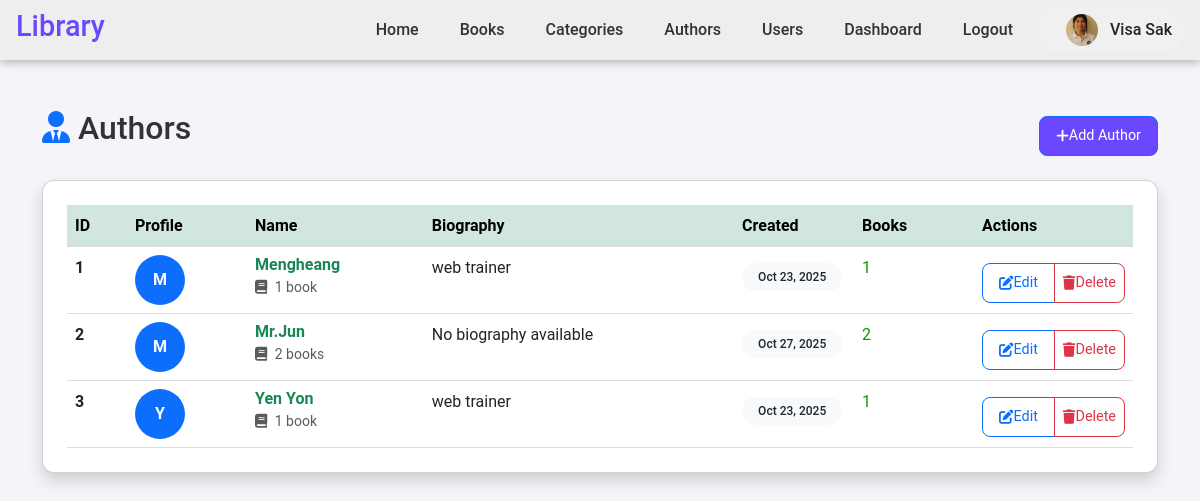
The app's page /authors/ (signed in) with its own data.
### myapp/models.py (models this page shows, shortened)
class UserProfile(models.Model):
    user = models.OneToOneField(User, on_delete=models.CASCADE, related_name='userprofile')
    address = models.TextField(blank=True, null=True)
    phone_number = models.CharField(max_length=15, blank=True, null=True)
    profile_image = models.ImageField(upload_to='imgs/profile_images/', blank=True, null=True)
    created_at = models.DateTimeField(auto_now_add=True)

class Author(models.Model):
    name = models.CharField(max_length=200, unique=True)
    biography = models.TextField(blank=True, null=True)
    created_at = models.DateTimeField(auto_now_add=True)
    class Meta:
        ordering = ['name']

### myapp/views.py (the view)
# urls.py: path('authors/', views.author_list, name='author_list'),
@login_required
def author_list(request):
    authors = Author.objects.prefetch_related('book_set').order_by('name').all()
    paginator = Paginator(authors, 10)
    page_number = request.GET.get('page')
    authors_page = paginator.get_page(page_number)
    return render(request, 'author.html', {'authors': authors_page})

### myapp/templates/author.html (shortened to what this page needs)
{% load static %}
<!DOCTYPE html>
<html lang="en">
<head>
    <link href="https://cdn.jsdelivr.net/npm/bootstrap@5.3.0/dist/css/bootstrap.min.css" rel="stylesheet">
    <link href="https://cdnjs.cloudflare.com/ajax/libs/font-awesome/6.0.0/css/all.min.css" rel="stylesheet">
    <link rel="stylesheet" href="{% static 'css/style.css' %}">
</head>
<body>
    {% include 'nav.html' %}
    <div class="container mt-5">
        <div class="d-flex justify-content-between align-items-center mb-4">
            <h2><i class="fas fa-user-tie text-primary"></i> Authors </h2>
            <a href="{% url 'add_author' %}" class="btn btn-primary">
                <i class="fas fa-plus"></i> Add Author
            </a>
        </div>
        <div class="card shadow">
            <div class="card-body p-0">
                <div class="table-responsive table-container">
                    <table class="table table-hover mb-0">
                        <thead class="table-success sticky-top">
                            <tr>
                                <th style="width: 60px;">ID</th>
                                <th style="width: 120px;">Profile</th>
                                <th>Name</th>
                                <th>Biography</th>
                                <th style="width: 120px;">Created</th>
                                <th style="width: 120px;">Books</th>
                                <th style="width: 120px;">Actions</th>
                            </tr>
                        </thead>
                        <tbody>
                            {% for author in authors %}
                            <tr>
                                <td><strong>{{ forloop.counter }}</strong></td>
                                <td>
                                    <div class="avatar-placeholder rounded-circle bg-primary d-flex align-items-center justify-content-center text-white fw-bold fs-6"
                                         style="width: 50px; height: 50px;">
                                        {{ author.name|first|upper }}
                                    </div>
                                </td>
                                <td>
                                    <h6 class="mb-0 fw-bold text-success">{{ author.name }}</h6>
                                    <small class="text-muted">
                                        <i class="fas fa-book me-1"></i>
                                        {{ author.book_set.count }} book{{ author.book_set.count|pluralize }}
                                    </small>
                                </td>
                                <td>{{ author.biography|truncatewords:15|default:"No biography available" }}</td>
                                <td><span class="badge bg-light text-dark px-3 py-2">{{ author.created_at|date:"M d, Y" }}</span></td>
                                <td>
                                    <span style="color: rgb(7, 155, 7);">
                                        {{ author.book_set.count }}
                                    </span>
                                </td>
                                <td>
                                    <div class="btn-group btn-group-sm" role="group">
                                        <a href="{% url 'edit_author' author.id %}" class="btn btn-outline-primary" title="Edit">
                                            <i class="fas fa-edit"></i>Edit
                                        </a>
                                        <a href="{% url 'delete_author' author.id %}" class="btn btn-outline-danger"
                                           onclick="return confirm('Are you sure you want to delete author \"{{ author.name }}\"? This will also delete all their books!')" title="Delete" style="padding: 8px; height: 40px;">
                                            <i class="fas fa-trash"></i>Delete
                                        </a>
                                    </div>
                                </td>
                            </tr>
                            {% endfor %}
                        </tbody>
                    </table>
                </div>
            </div>
        </div>
    </div>
</body>
</html>

### myapp/templates/nav.html (shortened to what this page needs)
{% load static %}
<nav>
    <div class="left">
        <h2><a href="{% url 'home' %}">Library</a></h2>
    </div>
    <div class="right">
        <a href="{% url 'home' %}">Home</a>
        <a href="{% url 'book_list' %}">Books</a>
        <a href="{% url 'category_list' %}">Categories</a>
        <a href="{% url 'author_list' %}">Authors</a>
        <a href="{% url 'user_list' %}">Users</a>
        <a href="{% url 'dashboard' %}">Dashboard</a>
        {% if user.is_authenticated %}
            <a href="#" class="logout-trigger">Logout</a>
            <div class="sign-in d-flex align-items-center">
                <a href="{% url 'user_profile' user.id %}" class="d-flex align-items-center text-decoration-none text-dark">
                    {% if user.userprofile.profile_image %}
                        <img src="{{ user.userprofile.profile_image.url }}"
                             alt="{{ user.username }}"
                             class="rounded-circle"
                             width="32" height="32"
                             style="object-fit: cover; margin-right: 8px;">
                    {% else %}
                        <div class="rounded-circle bg-secondary text-white d-flex align-items-center justify-content-center"
                             style="width:32px; height:32px; font-size:14px; margin-right:8px;">
                            {{ user.username.0|upper }}
                        </div>
                    {% endif %}
                    <span>{{ user.username }}</span>
                </a>
            </div>
        {% endif %}
    </div>
</nav>

### myapp/static/css/style.css (style rules this page uses)
* { margin: 0; padding: 0; box-sizing: border-box; }
html, body { height: 100%; font-family: 'Roboto', Verdana, Geneva, Tahoma, sans-serif; color: #333; line-height: 1.6; background-color: #f4f4f9; }
nav { display: flex; justify-content: space-between; align-items: center; background-color: #ffffff; padding: 15px 30px; box-shadow: 0 2px 5px rgba(0, 0, 0, 0.1); position: sticky; top: 0; z-index: 1000; }
nav .left h2 { color: #6b48ff; font-size: 1.8em; }
nav .right { display: flex; align-items: center; gap: 25px; }
nav .right a { text-decoration: none; color: #333; font-weight: 500; transition: color 0.3s; }
.sign-in { display: flex; align-items: center; gap: 5px; background-color: #f0f0f0; padding: 6px 12px; border-radius: 20px; }
table { width: 100%; border-collapse: collapse; background-color: #fff; }
th, td { padding: 12px; text-align: left; border-bottom: 1px solid #ddd; }
th { background-color: #f8f9fa; font-weight: bold; }
.table-container { max-height: 600px; overflow-y: auto; }
:root { --primary-blue: #007bff; --primary-purple: #6b48ff; --light-blue: #e6f0fa; --light-purple: #f0eaff; --dark: #212529; --gray: #6c757d; --border-radius: 0.75rem; --shadow: 0 0.5rem 1rem rgba(0, 0, 0, .1); --transition: all 0.2s ease; }
.card { background: #fff; border-radius: var(--border-radius); box-shadow: var(--shadow); padding: 1.5rem; transition: var(--transition); position: relative; overflow: hidden; }
.badge { background: var(--light-purple); color: var(--primary-purple); padding: 0.25rem 0.75rem; border-radius: 1rem; font-weight: 500; display: inline-block; margin-top: 0.5rem; }
.btn { display: inline-flex; align-items: center; padding: 0.5rem 1rem; border-radius: 0.5rem; text-decoration: none; font-size: 0.9rem; transition: var(--transition); margin-top: 0.5rem; }
.btn-primary { background: var(--primary-purple); color: #fff; }

### myapp/templates/author.html (style rules this page uses)
.table-container { max-height: 600px; overflow-y: auto; }

### myapp/templates/nav.html (style rules this page uses)
nav { background-color: #eeeeeeff; box-shadow: rgba(0, 0, 0, 0.24) 0px 3px 8px; padding: 0.5rem 1rem; display: flex; justify-content: space-between; align-items: center; }
.left h2 a { text-decoration: none; color: inherit; }
.right a { margin-left: 1rem; text-decoration: none; color: inherit; }
.sign-in { display: flex; align-items: center; gap: 0.5rem; }
.sign-in a { display: flex; align-items: center; gap: 0.25rem; color: inherit; }

### records on screen
Author: name|first "M", name "Mengheang", book_set.count "1", biography "web trainer", created_at "Oct 23, 2025"
Author: name|first "M", name "Mr.Jun", book_set.count "2", biography "No biography available", created_at "Oct 27, 2025"
Author: name|first "Y", name "Yen Yon", book_set.count "1", biography "web trainer", created_at "Oct 23, 2025"

### other values on screen
{{ user.username }} "Visa Sak"
